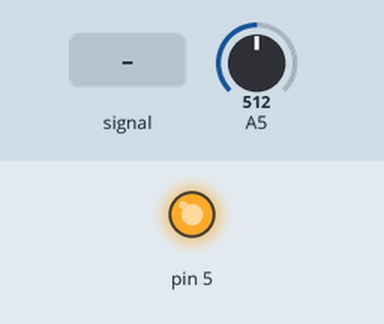
A sketch run on a simulated Arduino Uno, built with avr-gcc and run on an emulated ATmega328P. Parts: output pins drawn as LEDs (lit = HIGH). The inputs (shaded band) are chosen by the test bench; at power-on: A5 = 512. What the sketch prints to the serial monitor is not drawn.

Above: at 1.2 s.
1.3 s: A5 fed a 200 Hz sine of ±81 counts around its level
At 2.2 s:
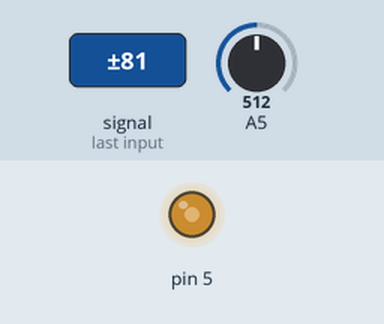
2.8 s: A5 set to 306
At 4.0 s:
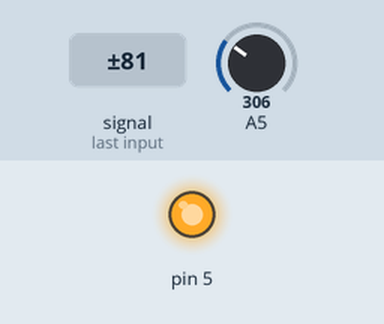
4.3 s: A5 set to 510
5.8 s: A5 set to 537
At 6.1 s:
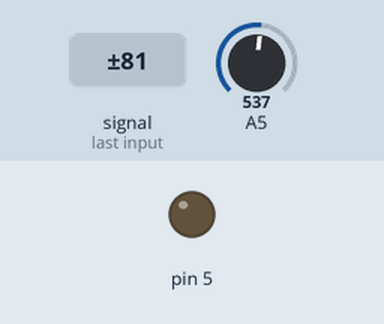
7.3 s: A5 set to 511
At 8.5 s:
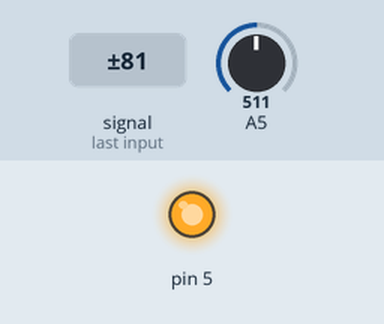
8.8 s: A5 set to 716
At 9.6 s:
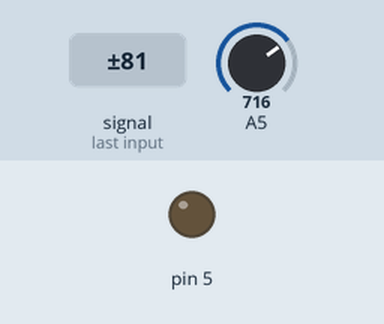
Timing chart, 0 to 11.3 s (numbered marks = the images above; inputs shaded):
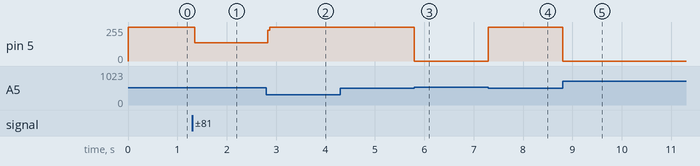

The sketch:

onephotdiode.ino
```cpp
int x1;
void setup() {
   Serial.begin(115200);
   pinMode(5,OUTPUT);

}

void loop() {
  x1 = 1023 - analogRead(A5);
  Serial.println(x1);
  if(x1 > 500){
    digitalWrite(5,HIGH);
  }
  else{
    digitalWrite(5,LOW);
  }
}
```

Measured:
- the behaviour switches between 522 and 523 on A5 (found by bisection; images 2 and 3)
- after the input at 1.3 s, pin 5: 255/255 → 138/255 after 0.05 s
- after the input at 2.8 s, pin 5: 138/255 → 255/255 at once
- after the input at 5.8 s, pin 5: 255/255 → 0/255 at once
- after the input at 7.3 s, pin 5: 0/255 → 255/255 at once
- after the input at 8.8 s, pin 5: 255/255 → 0/255 at once
